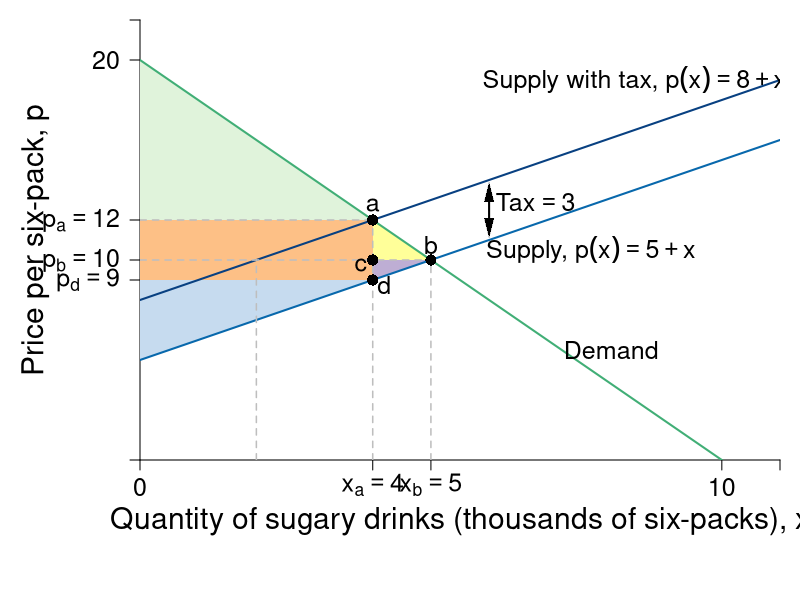

Source code (R):
require(shape)
pdf(file = "firmmarketsupply/sugar_tax_efficiency.pdf", width = 9, height = 7)

#Set parameters for graphics
pointsize <- 1.8
axislabelsize <- 1.8
labelsize <- 1.5
namesize <- 1.8
annotatesize <- 1.5
graphlinewidth <- 2
segmentlinewidth <- 1.5

COL <- c("#7fc97f", "#beaed4", "#fdc086", "#ffff99", "#386cb0", "#f0027f", "#bf5b17", "#666666")
COLA <- c("#e0f3db", "#99d8c9","#66c2a4","#41ae76", "#238b45", "#005824")
COLB <- c("#c6dbef", "#4eb3d3", "#2b8cbe", "#0868ac","#084081")
COLC <- c("#fcfbfd", "#efedf5", "#dadaeb", "#bcbddc", "#9e9ac8", "#807dba", "#6a51a3", "#54278f", "#3f007d")

par(mar =  c(7, 7, 1, 1))

mrsA <- function(x, rmax = 20, xmax = 10) {
  rmax - (rmax/xmax)*x
}

uA <- function(x, y, rmax = 20, xmax = 10) {
  y + rmax*x - (1/2)(rmax/xmax)*x^2
}

Qs <- function(x, tax = 0){
  x + 5 + tax
}

Qs_tax<- function(x, tax = 3){
  x + 5 + tax
}

xlims <- c(0, 11)
ylims <- c(0, 22)

npts <- 501 
x <- seq(xlims[1], xlims[2], length.out = npts)
y <- seq(ylims[1], ylims[2], length.out = npts) 
a <- c(46.08, 55, 64)
b <- c(46.08, 55, 64)

plot(0, 0, xlim = xlims, ylim = ylims, type = "n",
     xlab = expression(paste("")),
     ylab = expression(paste("")), 
     xaxt = "n", 
     yaxt = "n", 
     cex.lab = axislabelsize, 
     bty = "n",
     xaxs="i", 
     yaxs="i")

# ticksy <- seq(from = 0, to = ylims[2], by = 2)
# ylabels <- seq(from = 0, to = ylims[2], by = 2)
# ticksx <- seq(from = 0, to = xlims[2], by = 2)
# xlabels <- seq(from = 0, to = xlims[2], by = 2)
ticksy <- c(0, 9, 10, 12, 20, ylims[2])
ylabels <- c(NA, expression(paste(p[d] == 9)), expression(paste(p[b] == 10)), expression(paste(p[a] == 12)), expression(paste(20)), NA)
ticksx <- c(0, 4, 5, 10, xlims[2])
xlabels <- c(0, expression(paste(x[a]) == 4), expression(paste(x[b]) == 5), expression(paste(10)), NA)

axis(1, at = ticksx, pos = 0, labels = xlabels, cex.axis = labelsize)
axis(2, at = ticksy, pos = 0, labels = ylabels, las = 1,cex.axis = labelsize)

npts <- 500 
xx1 <- seq(xlims[1], xlims[2], length.out = npts)

# Tax Rev Q
xpoly <- c(4, 4, 5)
ypoly <- c(9, 10, 10)
polygon(x = xpoly, y = ypoly, col = COL[2], density=NULL, border = NA)

# Tax Rev P 
xpoly1 <- c(0, 4, 4, 0)
ypoly1 <- c(9, 9, 12, 12)
polygon(x = xpoly1, y = ypoly1, col = COL[3], density=NULL, border = NA)

# DWL
xpoly2 <- c(4, 5, 4) 
ypoly2 <- c(10, 10, 12) # Change y1 to 10 to meet gray line
polygon(x = xpoly2, y = ypoly2, col = COL[4], density=NULL, border = NA)

# CS 
xpoly3 <- c(0, 0, 4)
ypoly3 <- c(12, 20, 12)
polygon(x = xpoly3, y = ypoly3, col = COLA[1], density=NULL, border = NA)

# PS
xpoly4 <- c(0, 0, 4, 4, 0)
ypoly4 <- c(9, Qs(0), Qs(4), 9, 9)
polygon(x = xpoly4, y = ypoly4, col = COLB[1], density=NULL, border = NA)


#Lines for mrs graph
lines(xx1, mrsA(xx1, rmax = 20, xmax = 10), col = COLA[4], lwd = graphlinewidth)

lines(xx1, Qs(xx1), col = COLB[4], lwd = graphlinewidth)
lines(xx1, Qs_tax(xx1), col = COLB[5], lwd = graphlinewidth)

# Market Price
segments(0, 12, 4, 12, lty = 2, col = "gray" , lwd = segmentlinewidth) 
segments(0, 10, 5, 10, lty = 2, col = "gray" , lwd = segmentlinewidth)

# Vert Seg from Q 
segments(5, 0, 5, 10, lty = 2, col = "gray" , lwd = segmentlinewidth)
segments(4, 0, 4, 12, lty = 2, col = "gray" , lwd = segmentlinewidth)

# Q*
segments(2, 0, 2, 10, lty = 2, col = "gray" , lwd = segmentlinewidth)

#Label axes
mtext(expression(paste("Quantity of sugary drinks (thousands of six-packs), ", x)), side=1, line = 3, cex = axislabelsize)
text(-1.8, 0.5*ylims[2], expression(paste("Price per six-pack, ", p)), xpd = TRUE, cex = axislabelsize, srt = 90) 

#Label a
points(4, 12, pch = 16, col = "black", cex = 1.5)
text(4, 12.75, expression(a),cex = labelsize)

#Label b
points(5, 10, pch = 16, col = "black", cex = 1.5)
text(5, 10.75, expression(b), cex = labelsize)

#Label c
points(4, 10, pch = 16, col = "black", cex = 1.5)
text(4 - 0.2, 10 - 0.25, expression(c),cex = labelsize)

#Label d
points(4, Qs(4) , pch = 16, col = "black", cex = 1.5)
text(4 + 0.2, Qs(4) - 0.25, expression(d),cex = labelsize)

#segments(4.11765, 6.17647, 5.88, 8.88, lty = 1, col = COL[2] , lwd = graphlinewidth)
text(8.5, 19, expression(paste("Supply with tax, ", p(x) == 8 + x)), cex = labelsize)
text(7.75, 10.5, expression(paste("Supply, ", p(x) == 5 + x)), cex = labelsize)

#Label mrs function
text(8.1, 5.5, expression(paste("Demand")), cex = labelsize)
Arrows(6, 11.6, 6, 13.4, col = "black", lty = 1, lwd = 2, arr.type = "triangle", arr.lwd = 0.2, code = 3)
text(6.8, 12.9, expression(paste("Tax" == 3)), cex = labelsize)

# Label CS
#text(1.2, 14, expression(paste("Consumer Surplus")))


dev.off()
